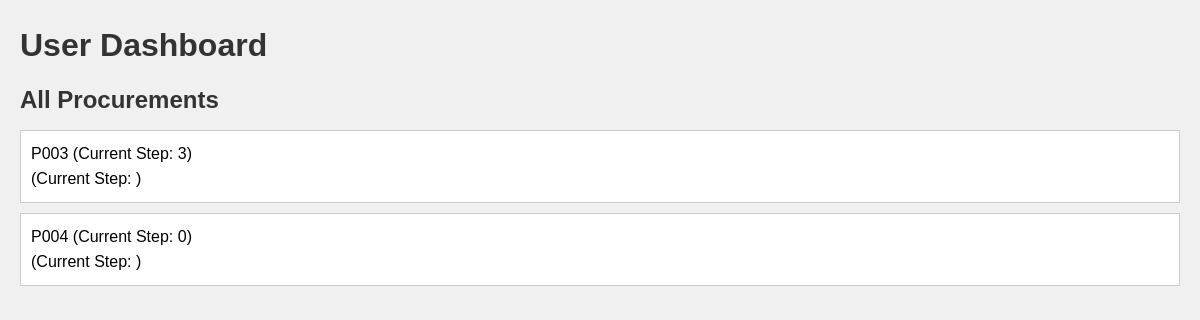
The page /user/ on the database as committed earlier.
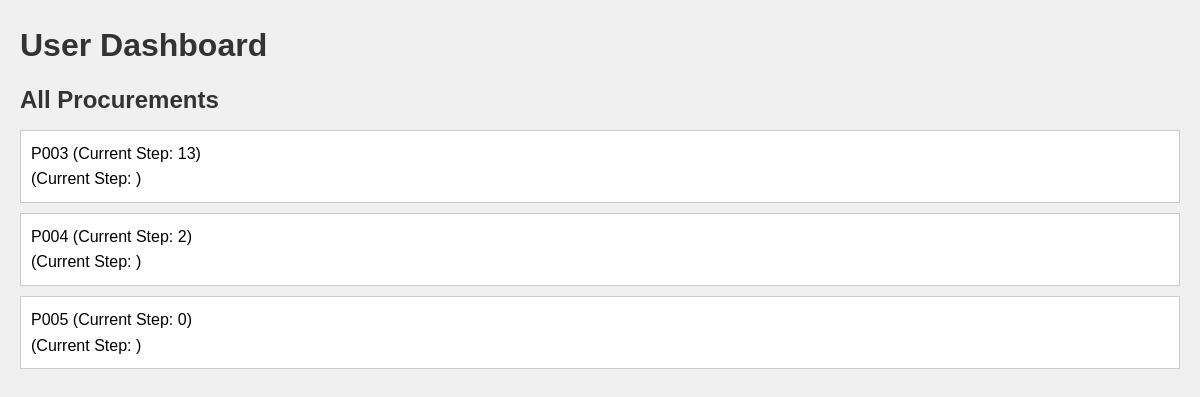
The same page on the database as committed later.
### procurement/models.py (models this page shows, shortened)
class Procurement(models.Model):
    name = models.CharField(max_length=100)
    description = models.TextField()
    current_step = models.IntegerField(default=0)

### procurement/views.py (the view)
# urls.py: path('user/', views.user_dashboard, name='user_dashboard'),
def user_dashboard(request):
    procurements = Procurement.objects.all()
    return render(request, 'user_dashboard.html', {'procurements': procurements})

### procurement/templates/user_dashboard.html (shortened to what this page needs)
{% load static %}
<!DOCTYPE html>
<html>
<head>
    <link rel="stylesheet" type="text/css" href="{% static 'css/styles.css' %}">
</head>
<body>
    <h1>User Dashboard</h1>
    <h2>All Procurements</h2>
    <ul>
        {% for procurement in procurements %}
        <li>
            {{ procurement.name }} (Current Step: {{ procurement.current_step }})
            <br>(Current Step: {{ step.name }})
        </li>
        {% endfor %}
    </ul>
</body>
</html>

Rows that differ between the two databases and show on the page:
changed Procurement (number 1 of 3 on the later page): current_step "3" → "13"
changed Procurement (number 2 of 3 on the later page): current_step "0" → "2"
added Procurement: name "P005", current_step "0"
